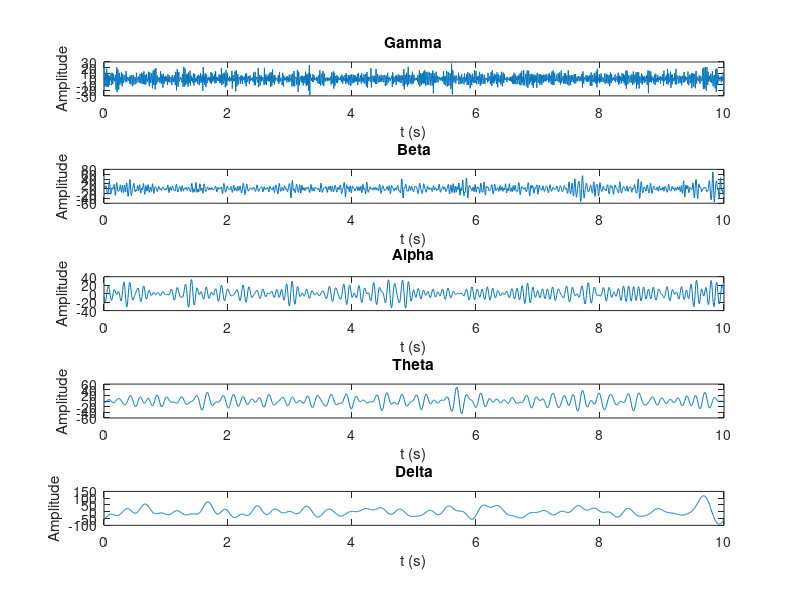

Source code (MATLAB):
v=load('v1.mat');
x=v.val(1,:);
        %% FT of x
N=length(x);
T=10;
fs=N/T;
t=0:1/fs:T-1/fs;
f=-fs/2:fs/N:fs/2-fs/N;
X=fftshift(fft(x));
        %% Forming Fourier Transfrom of delta theta alpha beta gamma
f_dn=find(abs(f)<0.5 | abs(f)>4);
f_tn=find(abs(f)<4   | abs(f)>8);
f_an=find(abs(f)<8   | abs(f)>13);
f_bn=find(abs(f)<13  | abs(f)>35);
f_gn=find(abs(f)<35);
D=X;
T=X;
A=X;
B=X;
G=X;
D(f_dn)=0;
T(f_tn)=0;
A(f_an)=0;
B(f_bn)=0;
G(f_gn)=0;
        %% Converting FTs to time domain signal
D=ifftshift(D);
T=ifftshift(T);
A=ifftshift(A);
B=ifftshift(B);
G=ifftshift(G);
delta=ifft(D);
theta=ifft(T);
alpha=ifft(A);
beta=ifft(B);
gamma=ifft(G);
        %% Plotting the time-domain signals of delta theta alpha beta gamma
figure(1);
subplot(5,1,1);
plot(t,gamma);
xlabel('t (s)');
ylabel('Amplitude');
title('Gamma');
subplot(5,1,2);
plot(t,beta);
xlabel('t (s)');
ylabel('Amplitude');
title('Beta');
subplot(5,1,3);
plot(t,alpha);
xlabel('t (s)');
ylabel('Amplitude');
title('Alpha');
subplot(5,1,4);
plot(t,theta);
xlabel('t (s)');
ylabel('Amplitude');
title('Theta');
subplot(5,1,5);
plot(t,delta);
xlabel('t (s)');
ylabel('Amplitude');
title('Delta');